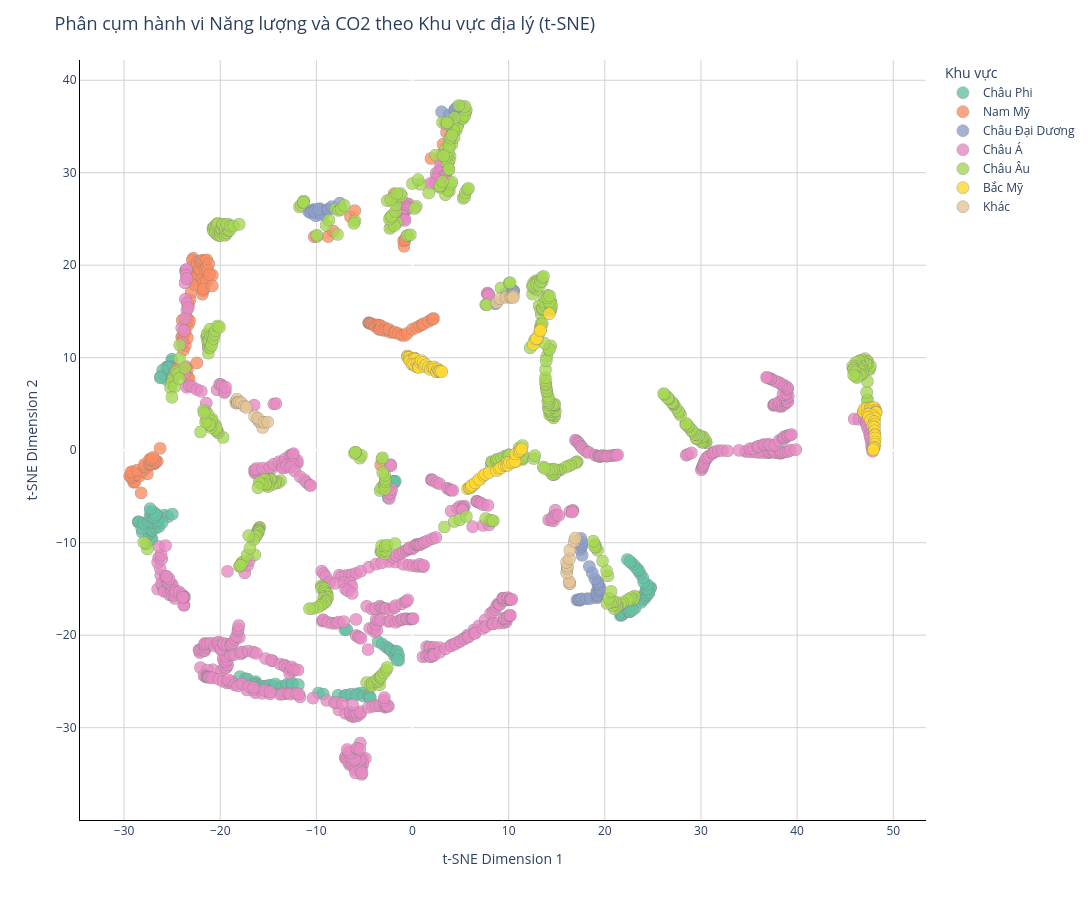

The notebook cell saved with this chart:
### Markdown cell above
Thêm hover để xem tên đất nước

### Code cell
import plotly.express as px
fig = px.scatter(
    df_tsne, 
    x='tsne_1', 
    y='tsne_2', 
    color='Khu vực',            
    hover_name='Tên quốc gia',  
    hover_data={'tsne_1': False, 'tsne_2': False, 'Khu vực': False},
    color_discrete_sequence=px.colors.qualitative.Set2, 
    width=1400, height=900       
)

fig.update_layout(
    title=dict(text='Phân cụm hành vi Năng lượng và CO2 theo Khu vực địa lý (t-SNE)', font=dict(size=18)),
    xaxis_title=dict(text='t-SNE Dimension 1', font=dict(size=14)),
    yaxis_title=dict(text='t-SNE Dimension 2', font=dict(size=14)),
    legend=dict(
        title_text='Khu vực',
        title_font=dict(size=14),
        font=dict(size=12),
        yanchor="top", y=1,
        xanchor="left", x=1.02 
    ),
    plot_bgcolor='white'
)

fig.update_xaxes(showgrid=True, gridwidth=1, gridcolor='LightGray', showline=True, linecolor='black')
fig.update_yaxes(showgrid=True, gridwidth=1, gridcolor='LightGray', showline=True, linecolor='black')

fig.update_traces(
    marker=dict(size=12, opacity=0.8, line=dict(width=0.5, color='gray'))
)

fig.show()

### Figure 1 — Plotly figure (JSON) as saved in the notebook; plotly's stock layout.template omitted (floating-point values rounded to 4 significant figures; data arrays with more than 128 entries replaced by an {"elided": "..."} marker saying what was removed)
{"data": [{"customdata": {"elided": "140x1 str values"}, "hovertemplate": "<b>%{hovertext}</b><br><br><extra></extra>", "hovertext": {"elided": "140 str values"}, "legendgroup": "Châu Phi", "marker": {"color": "rgb(102,194,165)", "line": {"color": "gray", "width": 0.5}, "opacity": 0.8, "size": 12, "symbol": "circle"}, "mode": "markers", "name": "Châu Phi", "showlegend": true, "type": "scattergl", "x": {"elided": "140 float values"}, "xaxis": "x", "y": {"elided": "140 float values"}, "yaxis": "y"}, {"customdata": {"elided": "140x1 str values"}, "hovertemplate": "<b>%{hovertext}</b><br><br><extra></extra>", "hovertext": {"elided": "140 str values"}, "legendgroup": "Nam Mỹ", "marker": {"color": "rgb(252,141,98)", "line": {"color": "gray", "width": 0.5}, "opacity": 0.8, "size": 12, "symbol": "circle"}, "mode": "markers", "name": "Nam Mỹ", "showlegend": true, "type": "scattergl", "x": {"elided": "140 float values"}, "xaxis": "x", "y": {"elided": "140 float values"}, "yaxis": "y"}, {"customdata": [["Châu Đại Dương"], ["Châu Đại Dương"], ["Châu Đại Dương"], ["Châu Đại Dương"], ["Châu Đại Dương"], ["Châu Đại Dương"], ["Châu Đại Dương"], ["Châu Đại Dương"], ["Châu Đại Dương"], ["Châu Đại Dương"], ["Châu Đại Dương"], ["Châu Đại Dương"], ["Châu Đại Dương"], ["Châu Đại Dương"], ["Châu Đại Dương"], ["Châu Đại Dương"], ["Châu Đại Dương"], ["Châu Đại Dương"], ["Châu Đại Dương"], ["Châu Đại Dương"], ["Châu Đại Dương"], ["Châu Đại Dương"], ["Châu Đại Dương"], ["Châu Đại Dương"], ["Châu Đại Dương"], ["Châu Đại Dương"], ["Châu Đại Dương"], ["Châu Đại Dương"], ["Châu Đại Dương"], ["Châu Đại Dương"], ["Châu Đại Dương"], ["Châu Đại Dương"], ["Châu Đại Dương"], ["Châu Đại Dương"], ["Châu Đại Dương"], ["Châu Đại Dương"], ["Châu Đại Dương"], ["Châu Đại Dương"], ["Châu Đại Dương"], ["Châu Đại Dương"], ["Châu Đại Dương"], ["Châu Đại Dương"], ["Châu Đại Dương"], ["Châu Đại Dương"], ["Châu Đại Dương"], ["Châu Đại Dương"], ["Châu Đại Dương"], ["Châu Đại Dương"], ["Châu Đại Dương"], ["Châu Đại Dương"], ["Châu Đại Dương"], ["Châu Đại Dương"], ["Châu Đại Dương"], ["Châu Đại Dương"], ["Châu Đại Dương"], ["Châu Đại Dương"], ["Châu Đại Dương"], ["Châu Đại Dương"], ["Châu Đại Dương"], ["Châu Đại Dương"], ["Châu Đại Dương"], ["Châu Đại Dương"], ["Châu Đại Dương"], ["Châu Đại Dương"], ["Châu Đại Dương"], ["Châu Đại Dương"], ["Châu Đại Dương"], ["Châu Đại Dương"], ["Châu Đại Dương"], ["Châu Đại Dương"]], "hovertemplate": "<b>%{hovertext}</b><br><br><extra></extra>", "hovertext": ["Australia", "Australia", "Australia", "Australia", "Australia", "Australia", "Australia", "Australia", "Australia", "Australia", "Australia", "Australia", "Australia", "Australia", "Australia", "Australia", "Australia", "Australia", "Australia", "Australia", "Australia", "Australia", "Australia", "Australia", "Australia", "Australia", "Australia", "Australia", "Australia", "Australia", "Australia", "Australia", "Australia", "Australia", "Australia", "New Zealand", "New Zealand", "New Zealand", "New Zealand", "New Zealand", "New Zealand", "New Zealand", "New Zealand", "New Zealand", "New Zealand", "New Zealand", "New Zealand", "New Zealand", "New Zealand", "New Zealand", "New Zealand", "New Zealand", "New Zealand", "New Zealand", "New Zealand", "New Zealand", "New Zealand", "New Zealand", "New Zealand", "New Zealand", "New Zealand", "New Zealand", "New Zealand", "New Zealand", "New Zealand", "New Zealand", "New Zealand", "New Zealand", "New Zealand", "New Zealand"], "legendgroup": "Châu Đại Dương", "marker": {"color": "rgb(141,160,203)", "line": {"color": "gray", "width": 0.5}, "opacity": 0.8, "size": 12, "symbol": "circle"}, "mode": "markers", "name": "Châu Đại Dương", "showlegend": true, "type": "scattergl", "x": [17.1, 17.25, 17.43, 17.37, 17.43, 17.62, 18.12, 18.48, 19.15, 19.26, 19.21, 19.17, 19.17, 19.19, 19.4, 19.45, 19.48, 19.32, 19.24, 19.27, 18.96, 18.68, 18.38, 17.64, 17.45, 17.58, 17.61, 17.6, 17.51, 8.604, 9.677, 10.31, 10.41, 10.52, 10.52, -10.49, -10.27, -10.0, -10.22, -10.64, -10.8, -10.57, -10.06, -10.2, -9.589, -9.647, -9.257, -9.615, -9.502, -9.773, -8.852, -8.739, -8.382, -7.567, 3.022, 3.796, 4.785, 4.629, 4.544, 4.477, 4.394, 5.253, 4.396, 4.576, 4.409, 4.809, 4.945, 4.969, 5.22, 5.537], "xaxis": "x", "y": [-16.19, -16.21, -16.22, -16.14, -16.12, -16.07, -16.07, -16.04, -15.97, -15.83, -15.69, -15.59, -15.31, -15.32, -15.16, -15.09, -14.86, -14.57, -14.43, -14.26, -13.89, -13.25, -12.57, -11.37, -10.71, -10.43, -10.22, -9.953, -9.531, 15.82, 16.96, 17.3, 17.28, 17.23, 17.22, 25.92, 25.96, 25.65, 26.04, 25.87, 25.8, 25.64, 25.34, 25.81, 25.88, 26.12, 25.53, 25.77, 25.48, 26.03, 25.97, 26.07, 26.34, 26.72, 36.59, 36.25, 35.84, 35.45, 35.77, 36.38, 36.57, 36.77, 36.75, 37.01, 36.84, 36.35, 36.45, 37.18, 37.17, 36.59], "yaxis": "y"}, {"customdata": {"elided": "665x1 str values"}, "hovertemplate": "<b>%{hovertext}</b><br><br><extra></extra>", "hovertext": {"elided": "665 str values"}, "legendgroup": "Châu Á", "marker": {"color": "rgb(231,138,195)", "line": {"color": "gray", "width": 0.5}, "opacity": 0.8, "size": 12, "symbol": "circle"}, "mode": "markers", "name": "Châu Á", "showlegend": true, "type": "scattergl", "x": {"elided": "665 float values"}, "xaxis": "x", "y": {"elided": "665 float values"}, "yaxis": "y"}, {"customdata": {"elided": "525x1 str values"}, "hovertemplate": "<b>%{hovertext}</b><br><br><extra></extra>", "hovertext": {"elided": "525 str values"}, "legendgroup": "Châu Âu", "marker": {"color": "rgb(166,216,84)", "line": {"color": "gray", "width": 0.5}, "opacity": 0.8, "size": 12, "symbol": "circle"}, "mode": "markers", "name": "Châu Âu", "showlegend": true, "type": "scattergl", "x": {"elided": "525 float values"}, "xaxis": "x", "y": {"elided": "525 float values"}, "yaxis": "y"}, {"customdata": [["Bắc Mỹ"], ["Bắc Mỹ"], ["Bắc Mỹ"], ["Bắc Mỹ"], ["Bắc Mỹ"], ["Bắc Mỹ"], ["Bắc Mỹ"], ["Bắc Mỹ"], ["Bắc Mỹ"], ["Bắc Mỹ"], ["Bắc Mỹ"], ["Bắc Mỹ"], ["Bắc Mỹ"], ["Bắc Mỹ"], ["Bắc Mỹ"], ["Bắc Mỹ"], ["Bắc Mỹ"], ["Bắc Mỹ"], ["Bắc Mỹ"], ["Bắc Mỹ"], ["Bắc Mỹ"], ["Bắc Mỹ"], ["Bắc Mỹ"], ["Bắc Mỹ"], ["Bắc Mỹ"], ["Bắc Mỹ"], ["Bắc Mỹ"], ["Bắc Mỹ"], ["Bắc Mỹ"], ["Bắc Mỹ"], ["Bắc Mỹ"], ["Bắc Mỹ"], ["Bắc Mỹ"], ["Bắc Mỹ"], ["Bắc Mỹ"], ["Bắc Mỹ"], ["Bắc Mỹ"], ["Bắc Mỹ"], ["Bắc Mỹ"], ["Bắc Mỹ"], ["Bắc Mỹ"], ["Bắc Mỹ"], ["Bắc Mỹ"], ["Bắc Mỹ"], ["Bắc Mỹ"], ["Bắc Mỹ"], ["Bắc Mỹ"], ["Bắc Mỹ"], ["Bắc Mỹ"], ["Bắc Mỹ"], ["Bắc Mỹ"], ["Bắc Mỹ"], ["Bắc Mỹ"], ["Bắc Mỹ"], ["Bắc Mỹ"], ["Bắc Mỹ"], ["Bắc Mỹ"], ["Bắc Mỹ"], ["Bắc Mỹ"], ["Bắc Mỹ"], ["Bắc Mỹ"], ["Bắc Mỹ"], ["Bắc Mỹ"], ["Bắc Mỹ"], ["Bắc Mỹ"], ["Bắc Mỹ"], ["Bắc Mỹ"], ["Bắc Mỹ"], ["Bắc Mỹ"], ["Bắc Mỹ"], ["Bắc Mỹ"], ["Bắc Mỹ"], ["Bắc Mỹ"], ["Bắc Mỹ"], ["Bắc Mỹ"], ["Bắc Mỹ"], ["Bắc Mỹ"], ["Bắc Mỹ"], ["Bắc Mỹ"], ["Bắc Mỹ"], ["Bắc Mỹ"], ["Bắc Mỹ"], ["Bắc Mỹ"], ["Bắc Mỹ"], ["Bắc Mỹ"], ["Bắc Mỹ"], ["Bắc Mỹ"], ["Bắc Mỹ"], ["Bắc Mỹ"], ["Bắc Mỹ"], ["Bắc Mỹ"], ["Bắc Mỹ"], ["Bắc Mỹ"], ["Bắc Mỹ"], ["Bắc Mỹ"], ["Bắc Mỹ"], ["Bắc Mỹ"], ["Bắc Mỹ"], ["Bắc Mỹ"], ["Bắc Mỹ"], ["Bắc Mỹ"], ["Bắc Mỹ"], ["Bắc Mỹ"], ["Bắc Mỹ"], ["Bắc Mỹ"]], "hovertemplate": "<b>%{hovertext}</b><br><br><extra></extra>", "hovertext": ["Canada", "Canada", "Canada", "Canada", "Canada", "Canada", "Canada", "Canada", "Canada", "Canada", "Canada", "Canada", "Canada", "Canada", "Canada", "Canada", "Canada", "Canada", "Canada", "Canada", "Canada", "Canada", "Canada", "Canada", "Canada", "Canada", "Canada", "Canada", "Canada", "Canada", "Canada", "Canada", "Canada", "Canada", "Canada", "Mexico", "Mexico", "Mexico", "Mexico", "Mexico", "Mexico", "Mexico", "Mexico", "Mexico", "Mexico", "Mexico", "Mexico", "Mexico", "Mexico", "Mexico", "Mexico", "Mexico", "Mexico", "Mexico", "Mexico", "Mexico", "Mexico", "Mexico", "Mexico", "Mexico", "Mexico", "Mexico", "Mexico", "Mexico", "Mexico", "Mexico", "Mexico", "Mexico", "Mexico", "Mexico", "United States", "United States", "United States", "United States", "United States", "United States", "United States", "United States", "United States", "United States", "United States", "United States", "United States", "United States", "United States", "United States", "United States", "United States", "United States", "United States", "United States", "United States", "United States", "United States", "United States", "United States", "United States", "United States", "United States", "United States", "United States", "United States", "United States", "United States", "United States"], "legendgroup": "Bắc Mỹ", "marker": {"color": "rgb(255,217,47)", "line": {"color": "gray", "width": 0.5}, "opacity": 0.8, "size": 12, "symbol": "circle"}, "mode": "markers", "name": "Bắc Mỹ", "showlegend": true, "type": "scattergl", "x": [-0.5248, -0.5528, -0.4692, -0.344, -0.3268, -0.2519, 0.1852, 0.2428, 0.142, 0.326, 0.03373, -0.04836, 0.1468, 0.3523, 0.5071, 0.596, 0.6216, 0.659, 0.8097, 0.922, 1.123, 1.264, 1.4, 1.637, 1.844, 2.052, 2.226, 2.29, 2.499, 2.505, 2.624, 2.724, 2.79, 2.877, 3.039, 5.709, 5.903, 5.914, 6.017, 6.398, 6.1, 6.177, 6.528, 7.02, 6.907, 7.403, 7.591, 7.982, 8.757, 9.007, 9.197, 9.561, 9.793, 9.852, 9.938, 10.1, 10.42, 10.74, 10.65, 10.7, 11.08, 11.2, 11.36, 12.56, 13.12, 12.98, 12.9, 14.21, 13.36, 13.29, 46.9, 46.9, 46.92, 46.92, 47.62, 47.26, 47.0, 47.28, 47.61, 47.7, 47.91, 48.04, 48.15, 48.18, 48.22, 48.2, 47.34, 47.52, 47.84, 47.45, 48.08, 47.66, 48.02, 48.06, 47.88, 48.03, 48.05, 48.08, 48.1, 48.11, 48.09, 48.1, 48.04, 47.97, 47.92], "xaxis": "x", "y": [10.18, 10.12, 10.05, 10.02, 9.74, 9.661, 9.969, 9.903, 9.868, 9.832, 9.244, 9.305, 9.241, 9.036, 9.414, 8.988, 9.044, 8.932, 9.502, 9.679, 9.508, 9.044, 9.233, 8.952, 8.724, 8.982, 9.004, 8.772, 8.472, 8.476, 8.795, 8.623, 8.519, 8.541, 8.503, -4.175, -4.089, -4.09, -4.062, -3.731, -3.907, -3.797, -3.521, -3.121, -3.157, -2.721, -2.59, -2.41, -2.215, -1.992, -1.893, -1.681, -1.639, -1.32, -1.622, -1.298, -1.315, -1.23, -1.194, -0.4083, -0.1724, -0.0226, 0.1348, 11.45, 12.57, 12.04, 12.06, 14.75, 13.08, 12.9, 4.137, 4.182, 4.191, 4.137, 4.211, 4.531, 4.471, 4.538, 4.593, 4.58, 4.619, 4.579, 4.341, 4.189, 4.12, 4.062, 3.916, 3.89, 3.747, 3.57, 3.474, 3.22, 3.079, 2.821, 2.608, 2.46, 2.086, 1.707, 1.579, 1.314, 0.8877, 0.6207, 0.3154, 0.2281, 0.0377], "yaxis": "y"}, {"customdata": [["Khác"], ["Khác"], ["Khác"], ["Khác"], ["Khác"], ["Khác"], ["Khác"], ["Khác"], ["Khác"], ["Khác"], ["Khác"], ["Khác"], ["Khác"], ["Khác"], ["Khác"], ["Khác"], ["Khác"], ["Khác"], ["Khác"], ["Khác"], ["Khác"], ["Khác"], ["Khác"], ["Khác"], ["Khác"], ["Khác"], ["Khác"], ["Khác"], ["Khác"], ["Khác"], ["Khác"], ["Khác"], ["Khác"], ["Khác"], ["Khác"]], "hovertemplate": "<b>%{hovertext}</b><br><br><extra></extra>", "hovertext": ["Turkiye", "Turkiye", "Turkiye", "Turkiye", "Turkiye", "Turkiye", "Turkiye", "Turkiye", "Turkiye", "Turkiye", "Turkiye", "Turkiye", "Turkiye", "Turkiye", "Turkiye", "Turkiye", "Turkiye", "Turkiye", "Turkiye", "Turkiye", "Turkiye", "Turkiye", "Turkiye", "Turkiye", "Turkiye", "Turkiye", "Turkiye", "Turkiye", "Turkiye", "Turkiye", "Turkiye", "Turkiye", "Turkiye", "Turkiye", "Turkiye"], "legendgroup": "Khác", "marker": {"color": "rgb(229,196,148)", "line": {"color": "gray", "width": 0.5}, "opacity": 0.8, "size": 12, "symbol": "circle"}, "mode": "markers", "name": "Khác", "showlegend": true, "type": "scattergl", "x": [-18.39, -18.36, -18.23, -18.24, -18.18, -18.03, -17.8, -17.48, -17.29, -16.43, -15.84, -15.58, -16.01, -15.88, -16.09, -15.45, -15.07, 16.34, 16.37, 16.3, 16.04, 16.09, 16.09, 16.02, 16.33, 16.37, 16.83, 16.95, 8.767, 9.096, 9.73, 10.2, 10.34, 10.51, 10.46], "xaxis": "x", "y": [5.26, 5.088, 5.156, 5.501, 5.141, 5.193, 5.113, 4.767, 4.631, 3.646, 3.032, 2.454, 3.182, 3.109, 3.464, 3.033, 3.045, -14.43, -14.43, -14.19, -13.25, -12.8, -12.53, -12.11, -11.73, -10.8, -9.86, -9.497, 15.95, 16.38, 16.53, 16.51, 16.56, 16.68, 16.5], "yaxis": "y"}], "layout": {"height": 900, "legend": {"font": {"size": 12}, "title": {"font": {"size": 14}, "text": "Khu vực"}, "tracegroupgap": 0, "x": 1.02, "xanchor": "left", "y": 1, "yanchor": "top"}, "margin": {"t": 60}, "plot_bgcolor": "white", "title": {"font": {"size": 18}, "text": "Phân cụm hành vi Năng lượng và CO2 theo Khu vực địa lý (t-SNE)"}, "width": 1400, "xaxis": {"anchor": "y", "domain": [0, 1], "gridcolor": "LightGray", "gridwidth": 1, "linecolor": "black", "showgrid": true, "showline": true, "title": {"font": {"size": 14}, "text": "t-SNE Dimension 1"}}, "yaxis": {"anchor": "x", "domain": [0, 1], "gridcolor": "LightGray", "gridwidth": 1, "linecolor": "black", "showgrid": true, "showline": true, "title": {"font": {"size": 14}, "text": "t-SNE Dimension 2"}}}}
